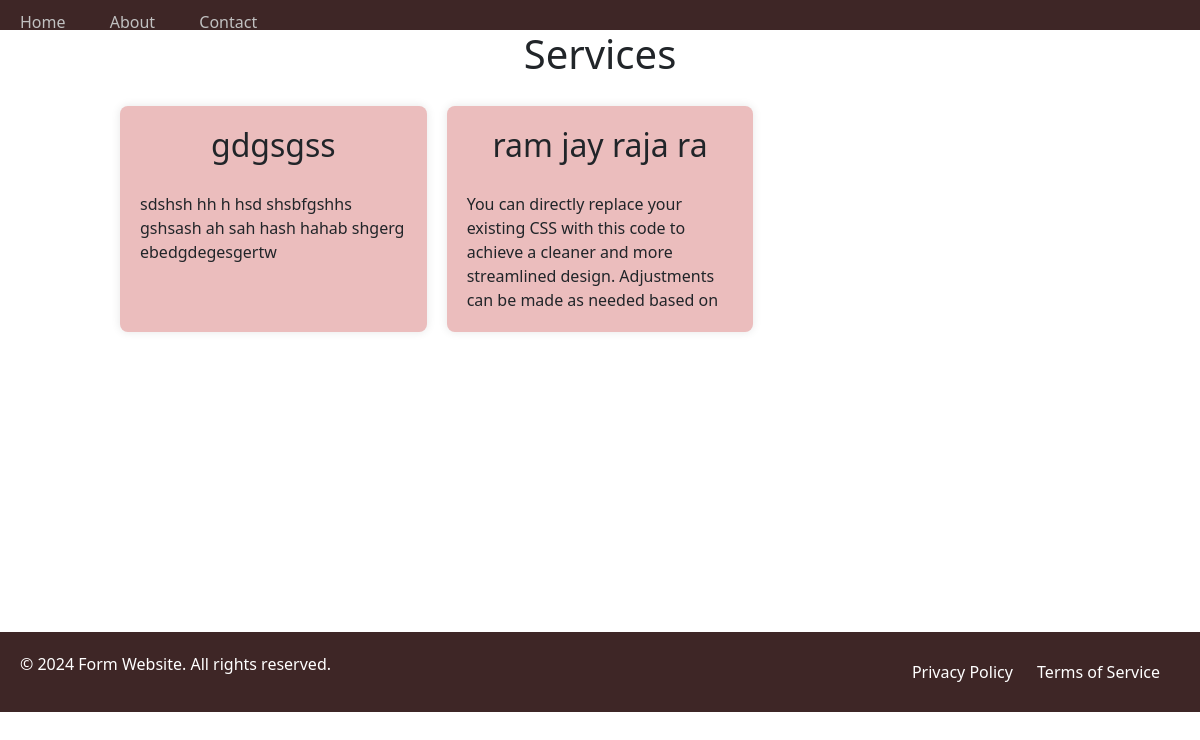
The page /service/ on the database as committed earlier.
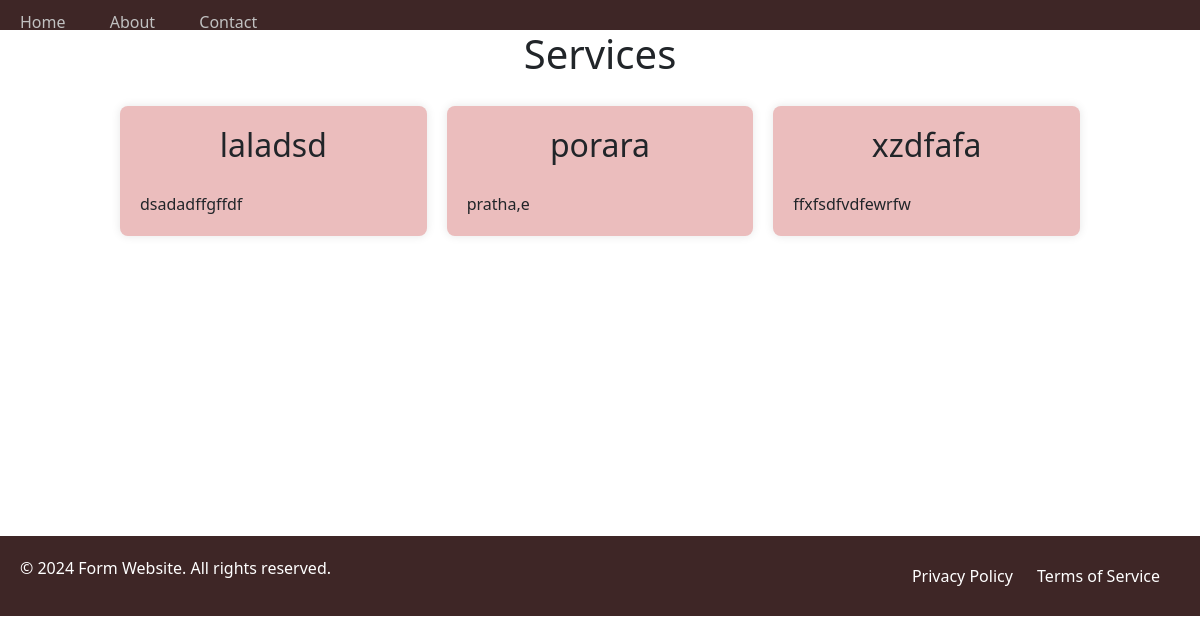
The same page on the database as committed later.
### service/models.py (models this page shows)
class ServiceItem(models.Model):
    icon = models.CharField(max_length=20)
    title = models.CharField(max_length=15)
    dis = models.TextField(max_length=150)

### onepageweb/views.py (the view)
# urls.py: path("service/",views.service_view),
def service_view(request):
    servicedata = ServiceItem.objects.all().order_by('title')[2:9]
    data = {
        'servicedata': servicedata,
    }
    return render(request, "service.html", data)

### templates/service.html (shortened to what this page needs)
<!DOCTYPE html>
<html lang="en">
<head>
    <link rel="stylesheet" href="/static/form.css">
    <link rel="stylesheet" href="/static/header.css">
    <link rel="stylesheet" href="/static/footer.css">
    <link rel="stylesheet" href="/static/service.css">
    <link href="https://cdn.jsdelivr.net/npm/bootstrap@5.3.0-alpha1/dist/css/bootstrap.min.css" rel="stylesheet">
</head>
<body>
    <nav>
    <ul>
      <li><a href="#">Home</a></li>
      <li><a href="#">About</a></li>
      <li><a href="#">Contact</a></li>
    </ul>
    </nav>
    <div id="okk">
    <div class="col-12" >
        <h1>Services</h1>
        {% for n in servicedata %}
        <div>
        <h2>{{n.title}}</h2>
            {{n.dis | safe}}
        </div>
        {% endfor %}
    </div>
</div>
    {% include "footer.html" %}
</body>
</html>

Rows that differ between the two databases and show on the page:
removed ServiceItem: title "gdgsgss", dis "sdshsh hh h hsd shsbfgshhs gshsash ah sah hash hahab shgerg ebedgdegesgertw"
removed ServiceItem: title "ram jay raja ra", dis "You can directly replace your existing CSS with this code to achieve a cleaner and more streamlined design. Adjustments can be made as needed based on"
added ServiceItem: title "laladsd", dis "dsadadffgffdf"
added ServiceItem: title "porara", dis "pratha,e"
added ServiceItem: title "xzdfafa", dis "ffxfsdfvdfewrfw"
